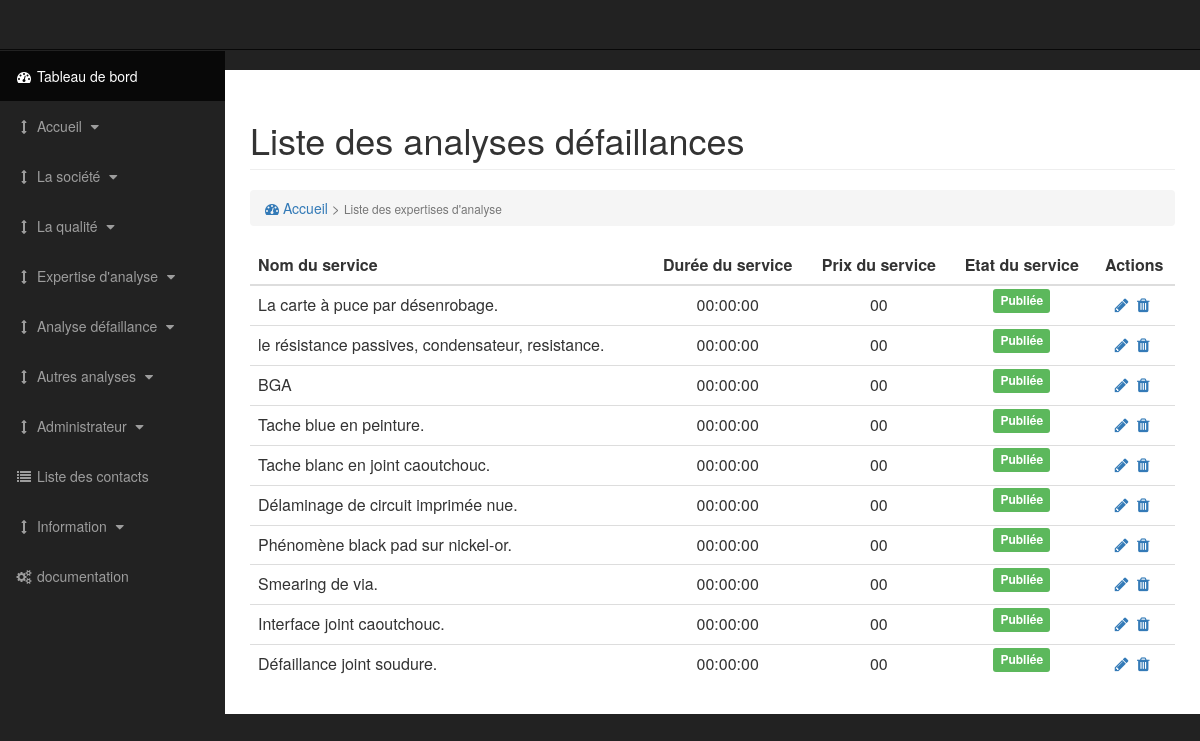
Screenshot of /admin/list-analysedefaillance.php (signed in) with the database file from the repository.
### tables this page shows
CREATE TABLE IF NOT EXISTS `service` (
  `service_id` int(11) NOT NULL AUTO_INCREMENT,
  `service_nom` varchar(200) NOT NULL,
  `service_name` varchar(200) DEFAULT NULL,
  `service_prix` varchar(50) NOT NULL DEFAULT '0',
  `service_typeid` int(11) NOT NULL,
  `service_duree` time DEFAULT NULL,
  `service_date` datetime DEFAULT NULL,
  `service_active` tinyint(1) NOT NULL DEFAULT '0',
  PRIMARY KEY (`service_id`)
);

### admin/process/t-list-analysedefaillance.php (called while the page is built, shortened)
<?php
	require('config.php');
    $prestations = $db->prepare('SELECT * FROM service WHERE service_typeid=2 ORDER BY service_active DESC');
    $prestations->execute();
 ?>

### admin/list-analysedefaillance.php (the view, shortened to what this page needs)
<?php
    require('process/t-list-analysedefaillance.php');
?>
<!DOCTYPE html>
<html lang="fr">
<head>
</head>
<body>
    <div id="wrapper">
        <nav class="navbar navbar-inverse navbar-fixed-top" role="navigation">
        </nav>
        <div id="page-wrapper">
            <div class="container-fluid">
                <div class="row">
                    <div class="col-lg-12">
                        <h1 class="page-header">
                            Liste des analyses défaillances
                        </h1>
                        <ol class="breadcrumb">
                            <li class="active">
                                <a href="\choiqualitycontrol\admin\index.php"><i class="fa fa-dashboard"></i> Accueil</a> > <small>Liste des expertises d'analyse</small>
                            </li>
                        </ol>
                    </div>
                </div>
                <div class="row">
                    <div class="col-lg-12">
                        <table class="table striped-table">
                            <thead>
                                <tr>
                                    <th>Nom du service</th>
                                    <th class="text-center">Durée du service</th>
                                    <th class="text-center">Prix du service</th>
                                    <th class="text-center">Etat du service</th>
                                    <th class="text-center">Actions</th>
                                </tr>
                            </thead>
                            <tbody>
                                <?php while ($prest = $prestations->fetch()) { ?>
                                    <tr>
                                        <td><?= $prest['service_nom']?></td>
                                        <td class="text-center"><?= $prest['service_duree']?></td>
                                        <td class="text-center"><?= $prest['service_prix']?></td>
                                        <td class="text-center">
                                            <?php
                                                if($prest['service_active'] == 1){
                                                    echo '<span class="label label-success">Publiée</span>';
                                                }
                                                else{
                                                    echo '<span class="label label-warning">Non publiée</span>';
                                                }
                                            ?>
                                        </td>
                                        <td class="text-center">
                                            <span>
                                                <a role="button" title="Modifier la prestation" href="\choiqualitycontrol\admin\edit-analysedefaillance.php?nom=<?= $prest['service_nom'];?>&id=<?= $prest['service_id']?>"
                                                   class="edit fa fa-pencil" id="edit-<?= $prest['service_id']?>"></a>
                                            </span>
                                            <span>
                                                <?php if ($prest['service_active'] == 1) {?>
                                                <a role="button" title="Désactier la prestation" href="\choiqualitycontrol\admin\list-analysedefaillance.php?act=disable&nom=<?= $prest['service_nom'];?>&id=<?= $prest['service_id']?>"
                                                   class="del fa fa-fw fa-trash" id="del-<?= $prest['service_id']?>"></a>
                                                <?php }else {?>
                                                <a role="button" title="Actier la prestation" href="\choiqualitycontrol\admin\list-analysedefaillance.php?act=enable&nom=<?= $prest['service_nom'];?>&id=<?= $prest['service_id']?>"
                                                   class="del fa fa-fw fa-level-up" id="del-<?= $prest['service_id']?>\choiqualitycontrol"></a>
                                                <?php }?>
                                            </span>
                                        </td>
                                    </tr>
                                <?php } ?>
                            </tbody>
                        </table>
                    </div>
                </div>
            </div>
        </div>
    </div>
</body>
</html>

### assets/css/sb-admin.css (style rules this page uses)
body { margin-top: 100px; background-color: #222; }
@media (min-width:768px) { body { margin-top: 50px; } }
#wrapper { padding-left: 0; }
#page-wrapper { width: 100%; padding: 0; background-color: #fff; }
@media (min-width:768px) { #wrapper { padding-left: 225px; } }
@media (min-width:768px) { #page-wrapper { padding: 10px; } }
@media (min-width:768px) { .side-nav { position: fixed; top: 51px; left: 225px; width: 225px; margin-left: -225px; border: none; border-radius: 0; overflow-y: auto; background-color: #222; bottom: 0; overflow-x: hidden; padding-bottom: 40px; } }
@media (min-width:768px) { .side-nav>li>a { width: 225px; } }

### assets/css/style-admin.css (style rules this page uses)
.text-center { text-align: center; }

### rows the page displays
service: service_nom "La carte à puce par désenrobage.", service_duree "00:00:00", service_prix "00", service_active "Publiée"
service: service_nom "le résistance passives, condensateur, resistance.", service_duree "00:00:00", service_prix "00", service_active "Publiée"
service: service_nom "BGA", service_duree "00:00:00", service_prix "00", service_active "Publiée"
service: service_nom "Tache blue en peinture.", service_duree "00:00:00", service_prix "00", service_active "Publiée"
service: service_nom "Tache blanc en joint caoutchouc.", service_duree "00:00:00", service_prix "00", service_active "Publiée"
service: service_nom "Délaminage de circuit imprimée nue.", service_duree "00:00:00", service_prix "00", service_active "Publiée"
service: service_nom "Phénomène black pad sur nickel-or.", service_duree "00:00:00", service_prix "00", service_active "Publiée"
service: service_nom "Smearing de via.", service_duree "00:00:00", service_prix "00", service_active "Publiée"
service: service_nom "Interface joint caoutchouc.", service_duree "00:00:00", service_prix "00", service_active "Publiée"
service: service_nom "Défaillance joint soudure.", service_duree "00:00:00", service_prix "00", service_active "Publiée"
